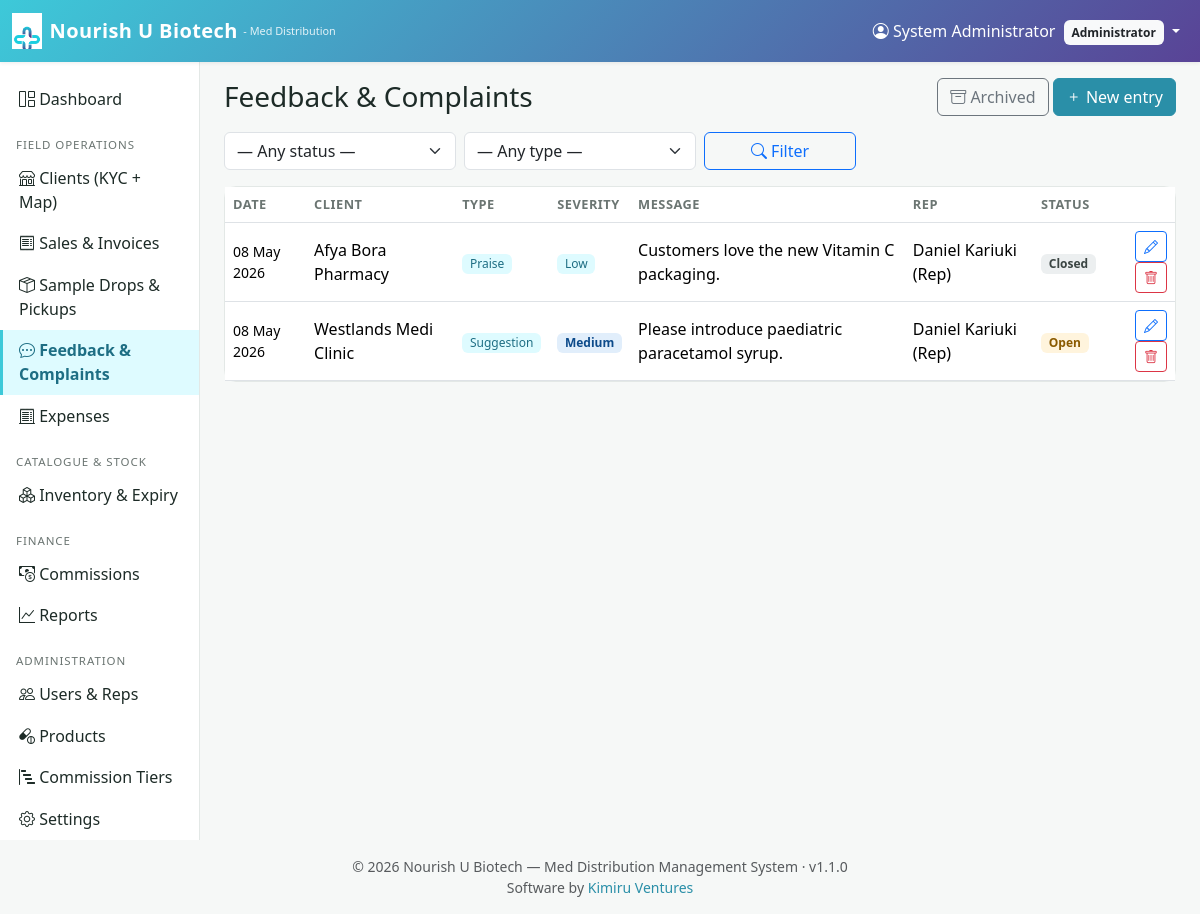
Page /feedback/index.php (signed in) on the committed database.
### tables this page shows
CREATE TABLE feedback (
    id          INT UNSIGNED  AUTO_INCREMENT PRIMARY KEY,
    client_id   INT UNSIGNED  NOT NULL,
    rep_id      INT UNSIGNED  NOT NULL,
    sale_id     INT UNSIGNED  NULL,
    type        ENUM('praise','suggestion','complaint','adverse_event') NOT NULL DEFAULT 'suggestion',
    severity    ENUM('low','medium','high','critical') NOT NULL DEFAULT 'low',
    message     TEXT          NOT NULL,
    status      ENUM('open','in_progress','resolved','closed') NOT NULL DEFAULT 'open',
    follow_up   TEXT          NULL,
    created_at  DATETIME      NOT NULL DEFAULT CURRENT_TIMESTAMP,
    updated_at  DATETIME      NOT NULL DEFAULT CURRENT_TIMESTAMP
                              ON UPDATE CURRENT_TIMESTAMP,
    CONSTRAINT fk_feedback_client FOREIGN KEY (client_id) REFERENCES clients(id),
    CONSTRAINT fk_feedback_rep    FOREIGN KEY (rep_id)    REFERENCES users(id),
    CONSTRAINT fk_feedback_sale   FOREIGN KEY (sale_id)   REFERENCES sales(id) ON DELETE SET NULL,
    INDEX idx_fb_status (status),
    INDEX idx_fb_sev    (severity),
    deleted_at    DATETIME      NULL,
    deleted_by    INT UNSIGNED  NULL,
    delete_reason VARCHAR(255)  NULL
);

CREATE TABLE clients (
    id              INT UNSIGNED  AUTO_INCREMENT PRIMARY KEY,
    name            VARCHAR(200)  NOT NULL,
    type            ENUM('pharmacy','clinic','hospital','wholesaler','other') NOT NULL DEFAULT 'pharmacy',
    license_no      VARCHAR(80)   NULL,
    kra_pin         VARCHAR(40)   NULL,
    contact_person  VARCHAR(160)  NULL,
    contact_role    VARCHAR(80)   NULL,
    phone           VARCHAR(40)   NULL,
    email           VARCHAR(160)  NULL,
    address          VARCHAR(255)  NULL,
    postal_address   VARCHAR(255)  NULL,
    region           VARCHAR(80)   NULL,
    city             VARCHAR(80)   NULL,
    lat              DECIMAL(10,7) NULL,
    lng              DECIMAL(10,7) NULL,
    kyc_status       ENUM('pending','verified','rejected') NOT NULL DEFAULT 'pending',
    kyc_notes        TEXT          NULL,
    rep_id           INT UNSIGNED  NULL COMMENT 'Primary rep assigned',
    credit_limit     DECIMAL(14,2) NOT NULL DEFAULT 0,
     
    directors          TEXT         NULL COMMENT 'One name per line',
    accountant_name    VARCHAR(160) NULL,
    accountant_phone   VARCHAR(40)  NULL,
    bank_name          VARCHAR(80)  NULL,
    bank_branch        VARCHAR(80)  NULL,
    payment_terms      VARCHAR(120) NULL,
    credit_period_days INT          NULL,
    trade_ref_1        TEXT         NULL,
    trade_ref_2        TEXT         NULL,
    trade_ref_3        TEXT         NULL,
    signed_name        VARCHAR(160) NULL,
    signed_position    VARCHAR(80)  NULL,
    signed_at          DATE         NULL,
    notes              TEXT         NULL,
    created_at      DATETIME      NOT NULL DEFAULT CURRENT_TIMESTAMP,
    updated_at      DATETIME      NOT NULL DEFAULT CURRENT_TIMESTAMP
                                  ON UPDATE CURRENT_TIMESTAMP,
    CONSTRAINT fk_clients_rep
        FOREIGN KEY (rep_id) REFERENCES users(id) ON DELETE SET NULL,
    INDEX idx_clients_kyc (kyc_status),
    INDEX idx_clients_rep (rep_id),
    deleted_at    DATETIME      NULL,
    deleted_by    INT UNSIGNED  NULL,
    delete_reason VARCHAR(255)  NULL
);

CREATE TABLE users (
    id            INT UNSIGNED   AUTO_INCREMENT PRIMARY KEY,
    name          VARCHAR(120)   NOT NULL,
    email         VARCHAR(160)   NOT NULL UNIQUE,
    phone         VARCHAR(40)    NULL,
    password_hash VARCHAR(255)   NOT NULL,
    role          ENUM('admin','rep','accountant') NOT NULL,
    status        ENUM('active','suspended')        NOT NULL DEFAULT 'active',
    last_login_at DATETIME       NULL,
    created_at    DATETIME       NOT NULL DEFAULT CURRENT_TIMESTAMP,
    updated_at    DATETIME       NOT NULL DEFAULT CURRENT_TIMESTAMP
                                ON UPDATE CURRENT_TIMESTAMP,
    INDEX idx_users_role (role),
    deleted_at    DATETIME      NULL,
    deleted_by    INT UNSIGNED  NULL,
    delete_reason VARCHAR(255)  NULL
);

### includes/functions.php (called while the page is built, shortened)
<?php
function e(?string $s): string {
    return htmlspecialchars($s ?? '', ENT_QUOTES | ENT_SUBSTITUTE, 'UTF-8');
}
function get(string $key, $default = null) {
    return $_GET[$key] ?? $default;
}
function fdate(?string $d, string $fmt = 'd M Y'): string {
    return date($fmt, strtotime($d));
}
function url(string $path = ''): string {
    return BASE_URL . '/' . ltrim($path, '/');
}

### includes/auth.php (called while the page is built, shortened)
<?php
function current_user(): ?array {
    return $_SESSION['user'] ?? null;
}

### feedback/index.php (the view, shortened to what this page needs)
<?php
require_once __DIR__ . '/../config/config.php';
$showArchived = get('show') === 'archived';
$where = [$showArchived ? 'f.deleted_at IS NOT NULL' : 'f.deleted_at IS NULL']; $args = [];
$sql = "SELECT f.*, c.name AS client, u.name AS rep
          FROM feedback f
          JOIN clients c ON c.id = f.client_id
          JOIN users   u ON u.id = f.rep_id";
$sql .= ' WHERE ' . implode(' AND ', $where);
$sql .= ' ORDER BY f.created_at DESC';
$stmt = $pdo->prepare($sql); $stmt->execute($args);
$rows = $stmt->fetchAll();
require __DIR__ . '/../includes/header.php';
?>
<div class="d-flex justify-content-between align-items-center mb-3">
  <h3 class="mb-0">Feedback &amp; Complaints
  </h3>
  <div>
    <?php if ($showArchived): ?>
      <a class="btn btn-outline-secondary" href="<?= url('feedback/index.php') ?>"><i class="bi bi-arrow-left"></i> Active</a>
    <?php else: ?>
      <?php if (in_array($u['role'],['admin','accountant'],true)): ?>
        <a class="btn btn-outline-secondary" href="<?= url('feedback/index.php?show=archived') ?>"><i class="bi bi-archive"></i> Archived</a>
      <?php endif; ?>
      <a class="btn btn-primary" href="<?= url('feedback/add.php') ?>"><i class="bi bi-plus"></i> New entry</a>
    <?php endif; ?>
  </div>
</div>
<form class="row g-2 mb-3" method="get">
  <div class="col-md-3">
    <select class="form-select" name="status">
      <option value="">— Any status —</option>
    </select>
  </div>
  <div class="col-md-3">
    <select class="form-select" name="type">
      <option value="">— Any type —</option>
    </select>
  </div>
  <div class="col-md-2"><button class="btn btn-outline-primary w-100"><i class="bi bi-search"></i> Filter</button></div>
</form>
<div class="card"><div class="table-responsive">
<table class="table table-clean align-middle mb-0">
<thead><tr><th>Date</th><th>Client</th><th>Type</th><th>Severity</th><th>Message</th><th>Rep</th><th>Status</th><th></th></tr></thead>
<tbody>
<?php foreach ($rows as $f): ?>
<tr>
  <td class="small"><?= e(fdate($f['created_at'],'d M Y')) ?></td>
  <td><?= e($f['client']) ?></td>
  <td><span class="badge badge-soft"><?= e(ucfirst(str_replace('_',' ',$f['type']))) ?></span></td>
  <td><?php $sev = ['low'=>'badge-soft','medium'=>'badge-info','high'=>'badge-warning','critical'=>'badge-danger'][$f['severity']]; ?>
      <span class="badge <?= $sev ?>"><?= e(ucfirst($f['severity'])) ?></span></td>
  <td><?= e(mb_strimwidth($f['message'], 0, 80, '…')) ?>
      <?php if ($f['follow_up']): ?><div class="small text-muted">↳ <?= e($f['follow_up']) ?></div><?php endif; ?></td>
  <td><?= e($f['rep']) ?></td>
  <td>
    <?php $cls = ['open'=>'badge-warning','in_progress'=>'badge-info','resolved'=>'badge-soft','closed'=>'badge-secondary'][$f['status']] ?? 'badge-secondary'; ?>
    <span class="badge <?= $cls ?>"><?= e(ucfirst(str_replace('_',' ',$f['status']))) ?></span>
  </td>
  <td class="text-end">
    <?php if ($showArchived && $u['role']==='admin'): ?>
      <form method="post" class="d-inline" onsubmit="return confirm('Restore?');">
        <?= csrf_field() ?>
        <input type="hidden" name="op" value="restore">
        <input type="hidden" name="id" value="<?= (int)$f['id'] ?>">
        <button class="btn btn-sm btn-outline-success"><i class="bi bi-arrow-counterclockwise"></i></button>
      </form>
    <?php else: ?>
      <button class="btn btn-sm btn-outline-primary" data-bs-toggle="collapse" data-bs-target="#fb_<?= (int)$f['id'] ?>">
        <i class="bi bi-pencil"></i></button>
      <?php if (in_array($u['role'],['admin','accountant'],true)): ?>
        <button class="btn btn-sm btn-outline-danger" onclick="sdConfirm(<?= (int)$f['id'] ?>)"><i class="bi bi-trash"></i></button>
      <?php endif; ?>
    <?php endif; ?>
  </td>
</tr>
<?php endforeach; ?>
</tbody></table></div></div>
<?php require __DIR__ . '/../includes/footer.php'; ?>

### assets/css/style.css (style rules this page uses)
:root { --nu-primary: #2a8fa8; --nu-primary-d: #1e6e84; --nu-cyan: #3dc9d9; --nu-purple: #594396; --nu-purple-d: #3f2f6c; --nu-accent: #f4a300; --nu-bg: #f6f8f7; --nu-text: #1d2b27; --nu-muted: #6b7572; --nu-card: #ffffff; --nu-border: #e3e8e6; --nu-grad: linear-gradient(135deg, var(--nu-cyan) 0%, var(--nu-purple) 100%); }
body { background: var(--nu-bg); color: var(--nu-text); font-family: 'Segoe UI', Roboto, system-ui, sans-serif; }
.btn-primary { background: var(--nu-primary); border-color: var(--nu-primary); }
a { color: var(--nu-primary); }
.card { border: 1px solid var(--nu-border); border-radius: 12px; }
.badge-soft { background:#defbff; color:var(--nu-primary-d); font-weight:500; }
.badge-warning { background:#fff4dd; color:#8a5a00; }
.badge-info { background:#e1eefb; color:#0c4a8a; }
.badge-secondary { background:#eceff0; color:#3b4543; }
table.table-clean th { font-size: .8rem; color: var(--nu-muted); text-transform: uppercase; letter-spacing: .04em; }
table.table-clean td { vertical-align: middle; }
.table-responsive { -webkit-overflow-scrolling: touch; }

### rows in the picture
feedback: created_at "08 May 2026", client.name "Afya Bora Pharmacy", type "Praise", severity "Low", message "Customers love the new Vitamin C packaging.", rep.name "Daniel Kariuki (Rep)", status "Closed"
feedback: created_at "08 May 2026", client.name "Westlands Medi Clinic", type "Suggestion", severity "Medium", message "Please introduce paediatric paracetamol syrup.", rep.name "Daniel Kariuki (Rep)", status "Open"

### other values in the picture
$u['name'] "System Administrator"
role_label($u['role']) "Administrator"
APP_NAME "Nourish U Biotech"
APP_TAGLINE "Med Distribution Management System"
APP_VERSION "1.1.0"
